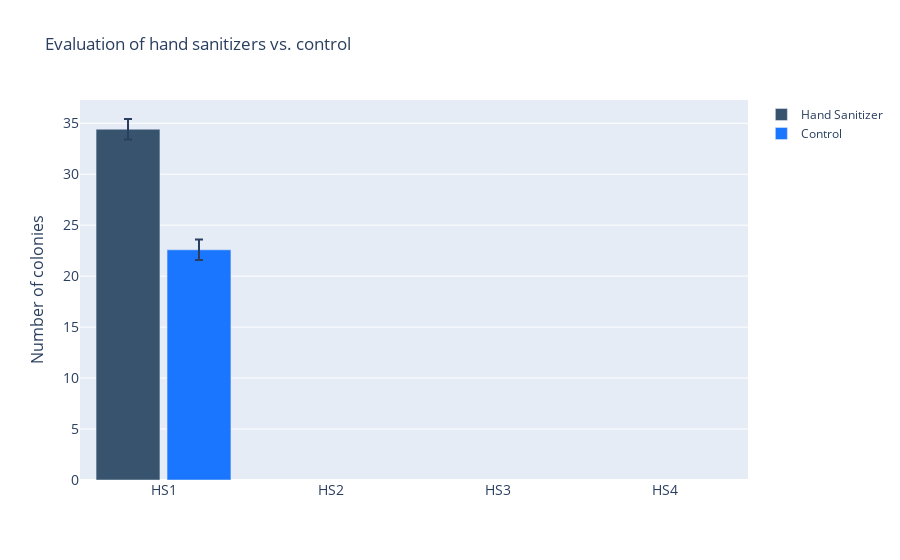

Notebook cell for this chart:
### Code cell
fig = go.Figure()
fig.add_trace(go.Bar(x=sanitizer_list,
                y=sanitizer_values,
                name='Hand Sanitizer',
                marker_color='rgb(55, 83, 109)',error_y=dict(type='data', array=[1, 0.5, 1.5]) 
                ))
fig.add_trace(go.Bar(x=sanitizer_list,
                y=control_values,
                name='Control',
                marker_color='rgb(26, 118, 255)', error_y=dict(type='data', array=[1, 0.5, 1.5])
                ))

fig.update_layout(
    title='Evaluation of hand sanitizers vs. control',
    xaxis_tickfont_size=14,
    yaxis=dict(
        title='Number of colonies',
        titlefont_size=16,
        tickfont_size=14,
    ),
    legend=dict(
        x=20,
        y=1.0,
        bgcolor='rgba(255, 255, 255, 0)',
        bordercolor='rgba(255, 255, 255, 0)'
    ),
    barmode='group',
    bargap=0.15, # gap between bars of adjacent location coordinates.
    bargroupgap=0.1 # gap between bars of the same location coordinate.
)
fig.show()

### Figure 1 — Plotly figure (JSON) as saved in the notebook; plotly's stock layout.template omitted (floating-point values rounded to 4 significant figures)
{"data": [{"error_y": {"array": [1, 0.5, 1.5], "type": "data"}, "marker": {"color": "rgb(55, 83, 109)"}, "name": "Hand Sanitizer", "type": "bar", "x": ["HS1", "HS2", "HS3", "HS4"], "y": [34.42, null, null, null]}, {"error_y": {"array": [1, 0.5, 1.5], "type": "data"}, "marker": {"color": "rgb(26, 118, 255)"}, "name": "Control", "type": "bar", "x": ["HS1", "HS2", "HS3", "HS4"], "y": [22.58, null, null, null]}], "layout": {"bargap": 0.15, "bargroupgap": 0.1, "barmode": "group", "legend": {"bgcolor": "rgba(255, 255, 255, 0)", "bordercolor": "rgba(255, 255, 255, 0)", "x": 20, "y": 1}, "title": {"text": "Evaluation of hand sanitizers vs. control"}, "xaxis": {"tickfont": {"size": 14}}, "yaxis": {"tickfont": {"size": 14}, "title": {"font": {"size": 16}, "text": "Number of colonies"}}}}
